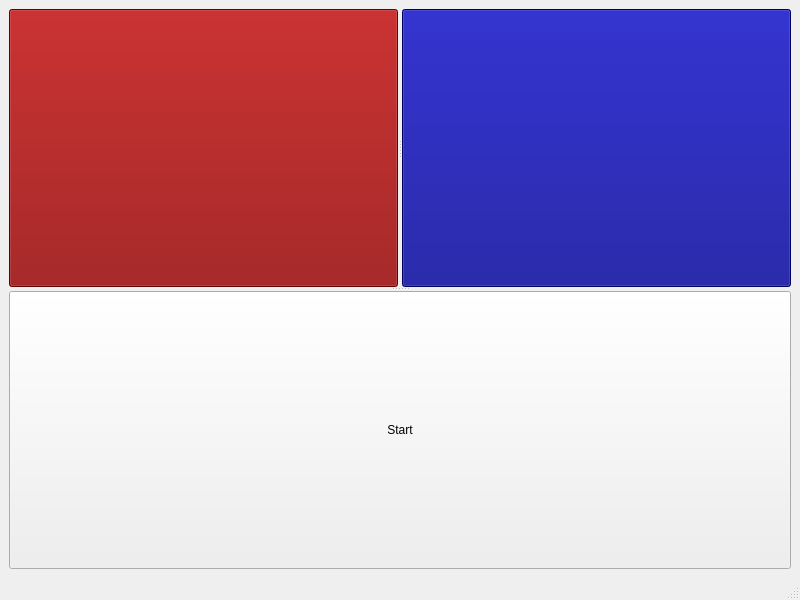
<?xml version="1.0" encoding="UTF-8"?>
<ui version="4.0">
 <class>MainWindow</class>
 <widget class="QMainWindow" name="MainWindow">
  <property name="geometry">
   <rect>
    <x>0</x>
    <y>0</y>
    <width>800</width>
    <height>600</height>
   </rect>
  </property>
  <property name="windowTitle">
   <string>MainWindow</string>
  </property>
  <widget class="QWidget" name="centralwidget">
   <layout class="QGridLayout" name="gridLayout_2">
    <item row="0" column="0">
     <widget class="QSplitter" name="splitter_2">
      <property name="sizePolicy">
       <sizepolicy hsizetype="MinimumExpanding" vsizetype="MinimumExpanding">
        <horstretch>0</horstretch>
        <verstretch>0</verstretch>
       </sizepolicy>
      </property>
      <property name="minimumSize">
       <size>
        <width>42</width>
        <height>0</height>
       </size>
      </property>
      <property name="orientation">
       <enum>Qt::Orientation::Vertical</enum>
      </property>
      <widget class="QSplitter" name="splitter">
       <property name="sizePolicy">
        <sizepolicy hsizetype="Expanding" vsizetype="Expanding">
         <horstretch>0</horstretch>
         <verstretch>0</verstretch>
        </sizepolicy>
       </property>
       <property name="sizeIncrement">
        <size>
         <width>0</width>
         <height>0</height>
        </size>
       </property>
       <property name="baseSize">
        <size>
         <width>0</width>
         <height>0</height>
        </size>
       </property>
       <property name="orientation">
        <enum>Qt::Orientation::Horizontal</enum>
       </property>
       <widget class="QPushButton" name="buttonRight">
        <property name="enabled">
         <bool>true</bool>
        </property>
        <property name="sizePolicy">
         <sizepolicy hsizetype="MinimumExpanding" vsizetype="MinimumExpanding">
          <horstretch>0</horstretch>
          <verstretch>0</verstretch>
         </sizepolicy>
        </property>
        <property name="minimumSize">
         <size>
          <width>0</width>
          <height>0</height>
         </size>
        </property>
        <property name="styleSheet">
         <string notr="true">QPushButton {background-color: darkred;} QPushButton::hover:!pressed {background-color: maroon;} QPushButton::pressed {background-color: red;} </string>
        </property>
        <property name="text">
         <string/>
        </property>
        <property name="autoDefault">
         <bool>false</bool>
        </property>
        <property name="flat">
         <bool>false</bool>
        </property>
       </widget>
       <widget class="QPushButton" name="buttonLeft">
        <property name="enabled">
         <bool>true</bool>
        </property>
        <property name="sizePolicy">
         <sizepolicy hsizetype="MinimumExpanding" vsizetype="MinimumExpanding">
          <horstretch>0</horstretch>
          <verstretch>0</verstretch>
         </sizepolicy>
        </property>
        <property name="sizeIncrement">
         <size>
          <width>0</width>
          <height>0</height>
         </size>
        </property>
        <property name="styleSheet">
         <string notr="true">QPushButton {background-color: darkblue;} QPushButton::hover:!pressed {background-color: navy;} QPushButton::pressed {background-color: blue;} </string>
        </property>
        <property name="text">
         <string/>
        </property>
       </widget>
      </widget>
      <widget class="QPushButton" name="buttonStart">
       <property name="sizePolicy">
        <sizepolicy hsizetype="Minimum" vsizetype="Fixed">
         <horstretch>0</horstretch>
         <verstretch>0</verstretch>
        </sizepolicy>
       </property>
       <property name="minimumSize">
        <size>
         <width>0</width>
         <height>0</height>
        </size>
       </property>
       <property name="text">
        <string>Start</string>
       </property>
      </widget>
     </widget>
    </item>
   </layout>
  </widget>
  <widget class="QMenuBar" name="menubar">
   <property name="geometry">
    <rect>
     <x>0</x>
     <y>0</y>
     <width>800</width>
     <height>21</height>
    </rect>
   </property>
  </widget>
  <widget class="QStatusBar" name="statusbar"/>
 </widget>
 <resources/>
 <connections/>
</ui>
